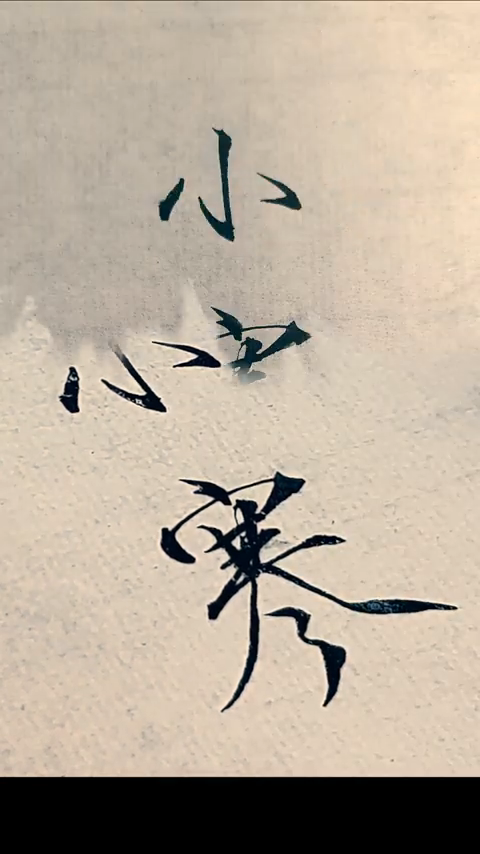
#> input picture tools/sample2/tail_039.5s.png, 480 x 854 px, given in place of d_077.png, which was not available
$ python crops2.py
#> lines starting #> are read from the running program, lines starting #| are printed output that depends on the picture; pictures that were not available may be replaced by others from this repository, and a replacement may not be noted
from PIL import Image
def crop(src, box, name, s=3):
#> called with src = 'dense/d_077.png', box = (40, 290, 240, 430), name = 'obl385_xiao.png', s = 3
    im = Image.open(src).crop(box); im = im.resize((im.width*s, im.height*s), Image.LANCZOS); im.save(name); print(name, im.size)
#> after `im = Image.open(src).crop(box)`:
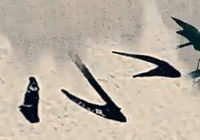
#> im: PIL image 200x140 RGB; mean R, G, B 186.8, 176.4, 162.7
#> after `im = im.resize((im.width * s, im.height * s), Image.LANCZOS)`:
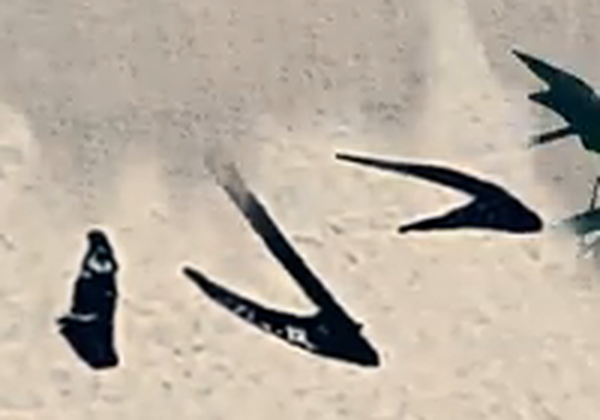
#> im: PIL image 600x420 RGB; mean R, G, B 186.8, 176.4, 162.7
# 38.5s no-hand oblique frame: dense/d_077.png ; 35.0 -> d_070 ; 10.5 -> d_021 ; 20.0 -> d_040 ; 34.0 -> d_068
crop('dense/d_077.png', (40,290,240,430), 'obl385_xiao.png')
crop('dense/d_077.png', (130,460,400,730), 'obl385_han.png')
#> call 2 of crop, with src = 'dense/d_077.png', box = (130, 460, 400, 730), name = 'obl385_han.png', s = 3
#> in crop (call 2), `im = Image.open(src).crop(box)`:
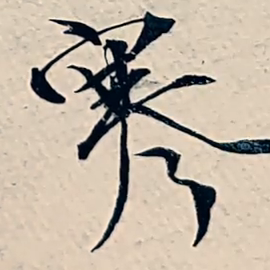
#> im: PIL image 270x270 RGB; mean R, G, B 192.4, 179.5, 163.8
#> in crop (call 2), `im = im.resize((im.width * s, im.height * s), Image.LANCZOS)`:
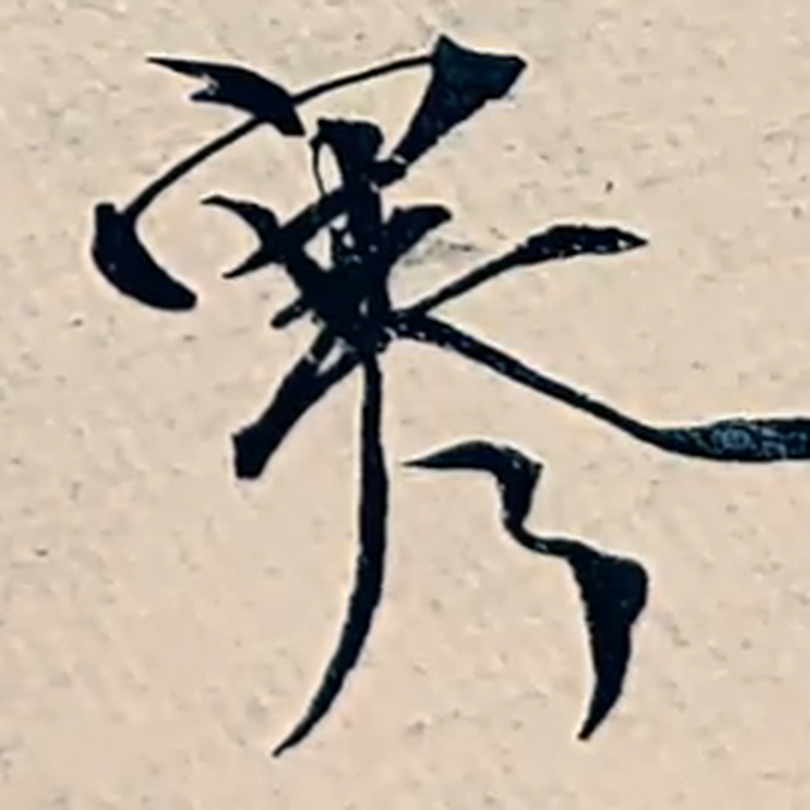
#> im: PIL image 810x810 RGB; mean R, G, B 192.5, 179.5, 163.8
crop('dense/d_070.png', (260,560,480,660), 'obl350_na.png', 4)
#> call 3 of crop, with src = 'dense/d_070.png', box = (260, 560, 480, 660), name = 'obl350_na.png', s = 4
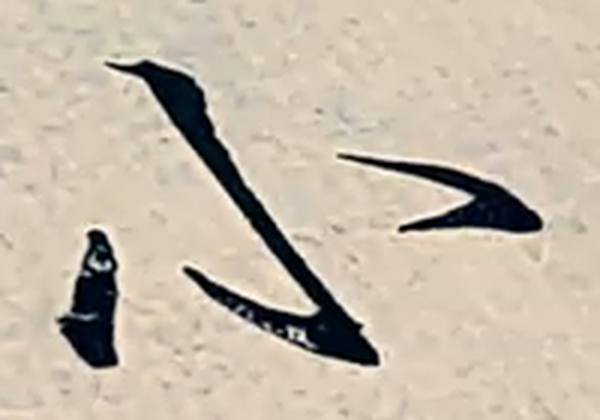
#> input picture tools/sample2/obl385_xiao.png, 600 x 420 px, given in place of d_070.png, which was not available
#> in crop (call 3), `im = Image.open(src).crop(box)`: im: PIL image 220x100 RGB; every value is 0
#> in crop (call 3), `im = im.resize((im.width * s, im.height * s), Image.LANCZOS)`: im: PIL image 880x400 RGB; every value is 0
crop('dense/d_021.png', (40,290,240,430), 'obl105_xiao.png')
#> call 4 of crop, with src = 'dense/d_021.png', box = (40, 290, 240, 430), name = 'obl105_xiao.png', s = 3
#> in crop (call 4), `im = Image.open(src).crop(box)`:
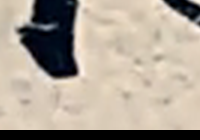
#> im: PIL image 200x140 RGB; mean R, G, B 173.5, 162.7, 149.5
#> (the run stopped early here; a loop or call above may not have finished)
